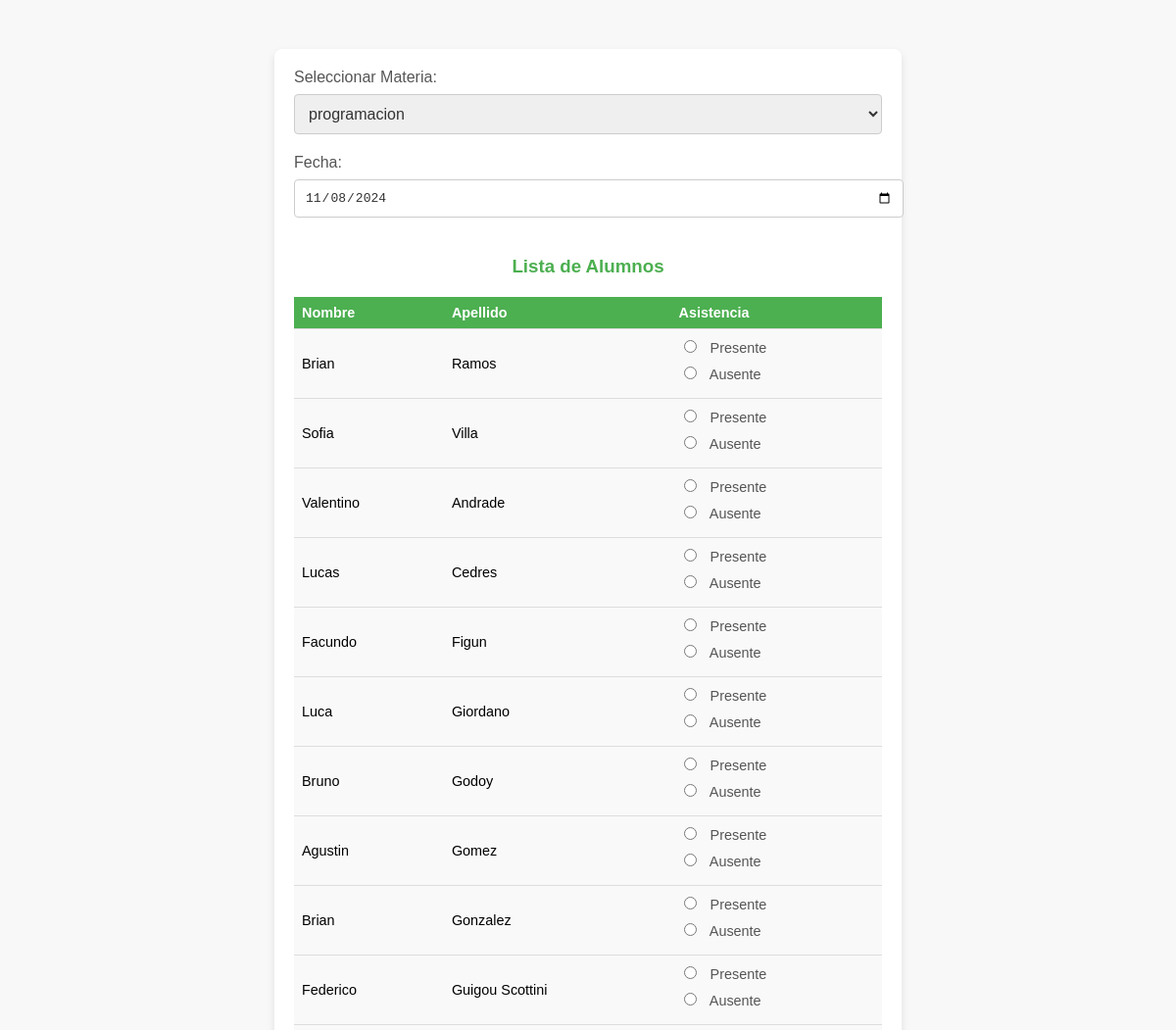
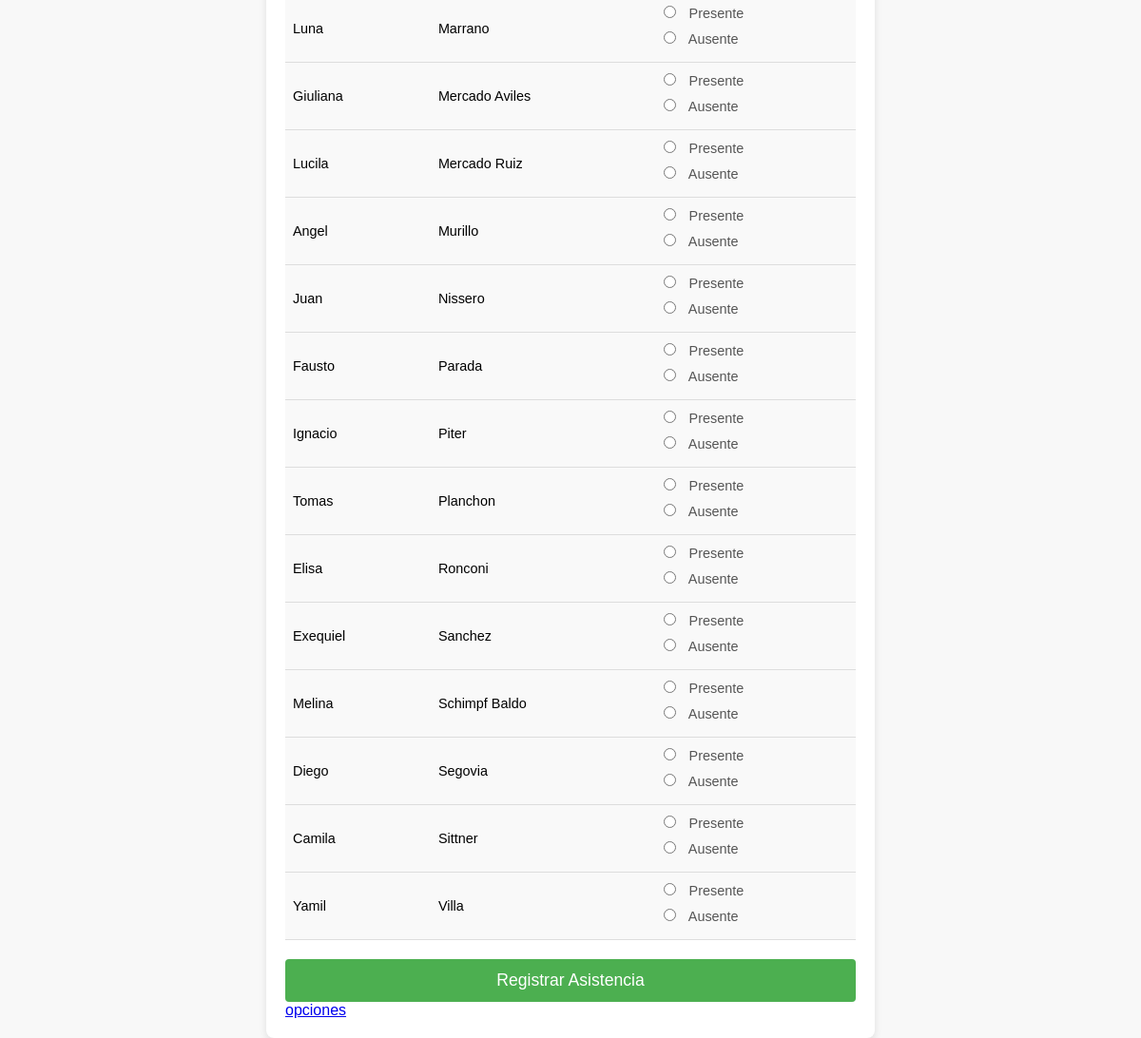
The page /asistencia/alta_asistencia.php on the database its author committed (2 pictures, top to bottom).
### tables this page shows
CREATE TABLE `alumno` (
  `id` int NOT NULL,
  `nombre` varchar(100) NOT NULL,
  `apellido` varchar(100) NOT NULL,
  `dni` varchar(20) NOT NULL
);

### asistencia/alta_asistencia.php (the view, shortened to what this page needs)
<?php
try {
    $conn = new PDO('mysql:host=localhost;dbname=tp_asistencias_v4', 'root', '');
    $conn->setAttribute(PDO::ATTR_ERRMODE, PDO::ERRMODE_EXCEPTION);
} catch (PDOException $e) {
    echo "Error de conexión: " . $e->getMessage();
    exit;
}
$sqlMaterias = "SELECT id, nombre FROM materia";
$stmtMaterias = $conn->query($sqlMaterias);
$materias = $stmtMaterias->fetchAll(PDO::FETCH_ASSOC);
$sqlAlumnos = "SELECT id, nombre, apellido FROM alumno";
$stmtAlumnos = $conn->query($sqlAlumnos);
$alumnos = $stmtAlumnos->fetchAll(PDO::FETCH_ASSOC);
?>
<!DOCTYPE html>
<html lang="es">
<head>
    <link rel="stylesheet" href="../css/estilos_asistencia/alta_asistencia.css">
</head>
<body>
    <form action="registrar_asistencia.php" method="POST">
        <label for="materia_id">Seleccionar Materia:</label>
        <select name="materia_id" required>
            <?php foreach ($materias as $materia): ?>
                <option value="<?php echo $materia['id']; ?>">
                    <?php echo htmlspecialchars($materia['nombre']); ?>
                </option>
            <?php endforeach; ?>
        </select>
        <label for="fecha">Fecha:</label>
        <input type="date" name="fecha" value="<?php echo date('Y-m-d'); ?>" required>
        <h3>Lista de Alumnos</h3>
        <table>
            <thead>
                <tr>
                    <th>Nombre</th>
                    <th>Apellido</th>
                    <th>Asistencia</th>
                </tr>
            </thead>
            <tbody>
                <?php foreach ($alumnos as $alumno): ?>
                    <tr>
                        <td><?php echo htmlspecialchars($alumno['nombre']); ?></td>
                        <td><?php echo htmlspecialchars($alumno['apellido']); ?></td>
                        <td>
                            <label>
                                <input type="radio" name="alumnos[<?php echo $alumno['id']; ?>][estado]" value="presente" required> Presente
                            </label>
                            <label>
                                <input type="radio" name="alumnos[<?php echo $alumno['id']; ?>][estado]" value="ausente" required> Ausente
                            </label>
                        </td>
                    </tr>
                <?php endforeach; ?>
            </tbody>
        </table>
        <input type="submit" value="Registrar Asistencia">
        <a href="../opciones.php">opciones</a>
    </form>
</body>
</html>

### css/estilos_asistencia/alta_asistencia.css (style rules this page uses)
body { font-family: 'Arial', sans-serif; background-color: #f8f8f8; margin: 0; padding: 0; display: flex; justify-content: center; align-items: flex-start; height: 100vh; padding-top: 50px; }
h1, h3 { color: #4CAF50; text-align: center; margin-bottom: 20px; }
form { background-color: #fff; padding: 20px; border-radius: 8px; box-shadow: 0 4px 8px rgba(0, 0, 0, 0.1); width: 100%; max-width: 600px; margin: 0 10px; }
label { font-size: 1em; margin-bottom: 8px; display: block; color: #555; }
select, input[type="date"] { width: 100%; padding: 10px; margin-bottom: 20px; border: 1px solid #ccc; border-radius: 4px; font-size: 1em; color: #333; }
table { width: 100%; margin-bottom: 20px; border-collapse: collapse; font-size: 0.9em; }
th, td { padding: 8px; text-align: left; border-bottom: 1px solid #ddd; }
th { background-color: #4CAF50; color: white; }
td { background-color: #f9f9f9; }
input[type="radio"] { margin-right: 10px; }
input[type="submit"] { width: 100%; padding: 12px; background-color: #4CAF50; color: white; border: none; border-radius: 4px; font-size: 1.1em; cursor: pointer; }

### rows shown on the page
alumno: nombre "Brian", apellido "Ramos"
alumno: nombre "Sofia", apellido "Villa"
alumno: nombre "Valentino", apellido "Andrade"
alumno: nombre "Lucas", apellido "Cedres"
alumno: nombre "Facundo", apellido "Figun"
alumno: nombre "Luca", apellido "Giordano"
alumno: nombre "Bruno", apellido "Godoy"
alumno: nombre "Agustin", apellido "Gomez"
alumno: nombre "Brian", apellido "Gonzalez"
alumno: nombre "Federico", apellido "Guigou Scottini"
alumno: nombre "Luna", apellido "Marrano"
alumno: nombre "Giuliana", apellido "Mercado Aviles"
alumno: nombre "Lucila", apellido "Mercado Ruiz"
alumno: nombre "Angel", apellido "Murillo"
alumno: nombre "Juan", apellido "Nissero"
alumno: nombre "Fausto", apellido "Parada"
alumno: nombre "Ignacio", apellido "Piter"
alumno: nombre "Tomas", apellido "Planchon"
alumno: nombre "Elisa", apellido "Ronconi"
alumno: nombre "Exequiel", apellido "Sanchez"
alumno: nombre "Melina", apellido "Schimpf Baldo"
alumno: nombre "Diego", apellido "Segovia"
alumno: nombre "Camila", apellido "Sittner"
alumno: nombre "Yamil", apellido "Villa"

### other values the page prints
form field materia_id "programacion"
